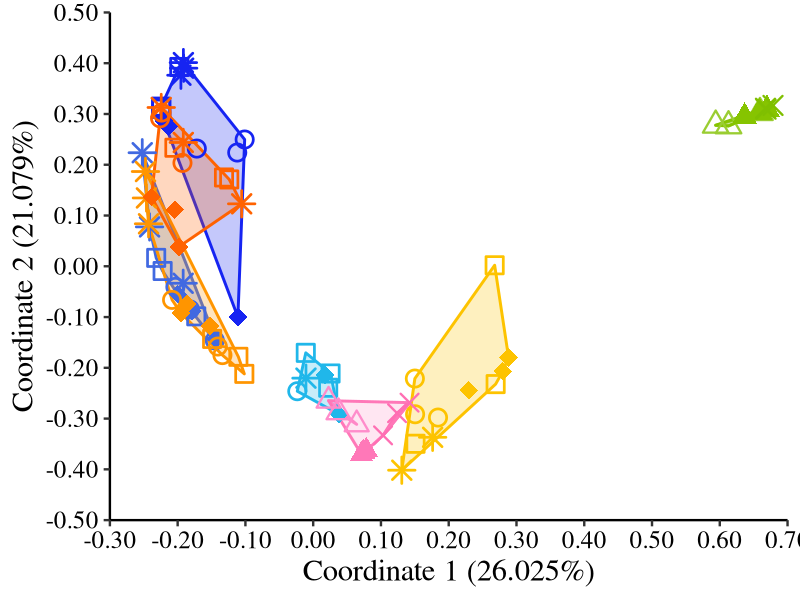
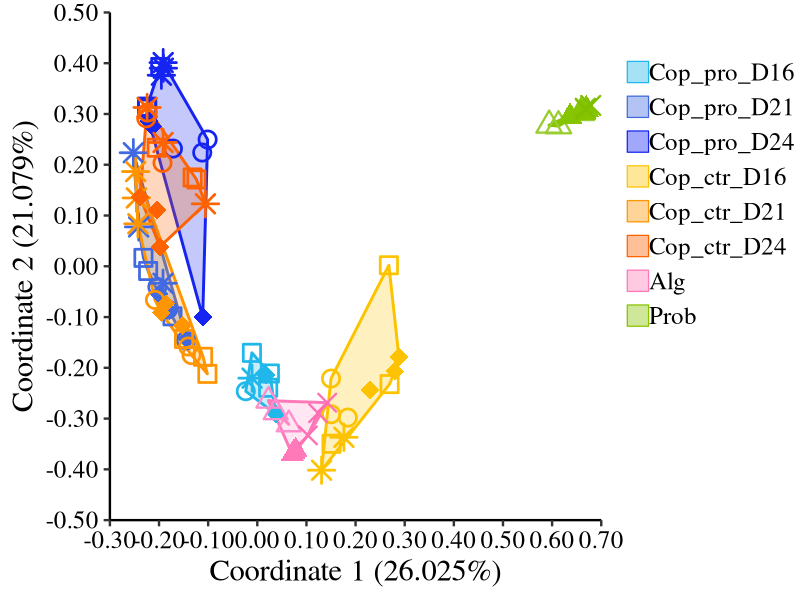

Reproduce these figures in R, in order.
# PCoA plot for all samples from PAST score and summary exports
# Input: PCoA_All_scores.csv and PCoA_All_summary.csv in project root
# Output: pcoa_all_plot.png in results directory

library(dplyr)
library(ggplot2)
library(grid)

results_dir <- getOption("project_results_dir", file.path(getwd(), "results"))
dir.create(results_dir, showWarnings = FALSE, recursive = TRUE)

base_family <- "serif"
base_size <- 18
axis_title_size <- 22
axis_text_size <- 18
legend_text_size <- 18

group_order <- c(
  "Cop_pro_D16", "Cop_pro_D21", "Cop_pro_D24",
  "Cop_ctr_D16", "Cop_ctr_D21", "Cop_ctr_D24",
  "Alg_D16", "Alg_D21", "Alg_D24",
  "Prob_D16", "Prob_D21", "Prob_D24"
)

group_colors <- c(
  "Cop_pro_D16" = "#20B7EA",
  "Cop_ctr_D16" = "#FDC300",
  "Cop_pro_D21" = "#4169E1",
  "Cop_ctr_D21" = "#FF9500",
  "Cop_pro_D24" = "#1624F2",
  "Cop_ctr_D24" = "#FF6200",
  "Alg_D16" = "#FF8CCB",
  "Alg_D21" = "#FF78B8",
  "Alg_D24" = "#FF6FB3",
  "Prob_D16" = "#9ACD32",
  "Prob_D21" = "#86C400",
  "Prob_D24" = "#7FBF00"
)

pcoa_raw <- read.csv(
  "PCoA_All_scores.csv",
  sep = ";",
  check.names = FALSE,
  stringsAsFactors = FALSE
)
if (ncol(pcoa_raw) >= 1) {
  names(pcoa_raw)[1] <- "sample_id"
}

pcoa_summary <- read.csv(
  "PCoA_All_summary.csv",
  sep = ";",
  check.names = FALSE,
  stringsAsFactors = FALSE
)
if (ncol(pcoa_summary) >= 3) {
  names(pcoa_summary)[1:3] <- c("Axis", "Eigenvalue", "Percent")
}

coord1_percent <- pcoa_summary %>%
  filter(Axis == 1) %>%
  pull(Percent)

coord2_percent <- pcoa_summary %>%
  filter(Axis == 2) %>%
  pull(Percent)

coord1_eigenvalue <- pcoa_summary %>%
  filter(Axis == 1) %>%
  pull(Eigenvalue)

coord2_eigenvalue <- pcoa_summary %>%
  filter(Axis == 2) %>%
  pull(Eigenvalue)

coord1_scale <- if (length(coord1_eigenvalue) == 1 && coord1_eigenvalue > 0) sqrt(coord1_eigenvalue) else 1
coord2_scale <- if (length(coord2_eigenvalue) == 1 && coord2_eigenvalue > 0) sqrt(coord2_eigenvalue) else 1

coord1_label <- if (length(coord1_percent) == 1) {
  sprintf("Coordinate 1 (%.3f%%)", coord1_percent)
} else {
  "Coordinate 1"
}

coord2_label <- if (length(coord2_percent) == 1) {
  sprintf("Coordinate 2 (%.3f%%)", coord2_percent)
} else {
  "Coordinate 2"
}

pcoa_plot <- pcoa_raw %>%
  transmute(
    sample_id = sample_id,
    coord1 = as.numeric(`Coord 1`) * coord1_scale,
    coord2 = as.numeric(`Coord 2`) * coord2_scale,
    sample_type = case_when(
      grepl("^Cop_pro_D16", sample_id) ~ "Cop_pro_D16",
      grepl("^Cop_ctr_D16", sample_id) ~ "Cop_ctr_D16",
      grepl("^Cop_pro_D21", sample_id) ~ "Cop_pro_D21",
      grepl("^Cop_ctr_D21", sample_id) ~ "Cop_ctr_D21",
      grepl("^Cop_pro_D24", sample_id) ~ "Cop_pro_D24",
      grepl("^Cop_ctr_D24", sample_id) ~ "Cop_ctr_D24",
      grepl("^Alg_D16", sample_id) ~ "Alg_D16",
      grepl("^Alg_D21", sample_id) ~ "Alg_D21",
      grepl("^Alg_D24", sample_id) ~ "Alg_D24",
      grepl("^Prob_D16", sample_id) ~ "Prob_D16",
      grepl("^Prob_D21", sample_id) ~ "Prob_D21",
      grepl("^Prob_D24", sample_id) ~ "Prob_D24",
      TRUE ~ NA_character_
    ),
    replicate_unit = case_when(
      grepl("^Cop_", sample_id) ~ sub("^Cop_[^_]+_[^_]+_([1-4])_.*$", "\\1", sample_id),
      TRUE ~ NA_character_
    ),
    day_group = case_when(
      grepl("D16", sample_id) ~ "D16",
      grepl("D21", sample_id) ~ "D21",
      grepl("D24", sample_id) ~ "D24",
      TRUE ~ NA_character_
    ),
    sample_class = case_when(
      grepl("^Cop_", sample_id) ~ "copepod",
      grepl("^Alg_", sample_id) ~ "microalgae",
      grepl("^Prob_", sample_id) ~ "probiotic_solution",
      TRUE ~ NA_character_
    )
  ) %>%
  filter(!is.na(sample_type)) %>%
  mutate(sample_type = factor(sample_type, levels = group_order))

hull_plot <- pcoa_plot %>%
  group_by(sample_type) %>%
  filter(n() >= 3) %>%
  slice(chull(coord1, coord2)) %>%
  ungroup()

alg_hull_plot <- pcoa_plot %>%
  filter(sample_class == "microalgae") %>%
  slice(chull(coord1, coord2)) %>%
  mutate(hull_group = "Alg_all")

prob_hull_plot <- pcoa_plot %>%
  filter(sample_class == "probiotic_solution") %>%
  slice(chull(coord1, coord2)) %>%
  mutate(hull_group = "Prob_all")

copepod_plot <- pcoa_plot %>%
  filter(sample_class == "copepod") %>%
  mutate(replicate_unit = factor(replicate_unit, levels = c("1", "2", "3", "4")))

alg_plot <- pcoa_plot %>%
  filter(sample_class == "microalgae") %>%
  mutate(day_group = factor(day_group, levels = c("D16", "D21", "D24")))

prob_plot <- pcoa_plot %>%
  filter(sample_class == "probiotic_solution") %>%
  mutate(day_group = factor(day_group, levels = c("D16", "D21", "D24")))

x_limits <- c(floor(min(pcoa_plot$coord1) * 10) / 10, ceiling(max(pcoa_plot$coord1) * 10) / 10)
y_limits <- c(floor(min(pcoa_plot$coord2) * 10) / 10, ceiling(max(pcoa_plot$coord2) * 10) / 10)
x_breaks <- seq(x_limits[1], x_limits[2], by = 0.1)
y_breaks <- seq(y_limits[1], y_limits[2], by = 0.1)

p_pcoa_all <- ggplot() +
  geom_polygon(
    data = hull_plot,
    aes(x = coord1, y = coord2, group = sample_type, color = sample_type, fill = sample_type),
    alpha = 0.25,
    linewidth = 1,
    show.legend = FALSE
  ) +
  geom_polygon(
    data = alg_hull_plot,
    aes(x = coord1, y = coord2, group = hull_group),
    color = "#FF78B8",
    fill = "#FF78B8",
    alpha = 0.18,
    linewidth = 1,
    inherit.aes = FALSE,
    show.legend = FALSE
  ) +
  geom_polygon(
    data = prob_hull_plot,
    aes(x = coord1, y = coord2, group = hull_group),
    color = "#86C400",
    fill = "#86C400",
    alpha = 0.18,
    linewidth = 1,
    inherit.aes = FALSE,
    show.legend = FALSE
  ) +
  geom_point(
    data = copepod_plot,
    aes(x = coord1, y = coord2, color = sample_type, fill = sample_type, shape = replicate_unit, size = replicate_unit),
    stroke = 1.4,
    show.legend = FALSE
  ) +
  geom_point(
    data = alg_plot,
    aes(x = coord1, y = coord2, color = sample_type, shape = day_group),
    size = 5.2,
    stroke = 1.2,
    show.legend = FALSE
  ) +
  geom_point(
    data = prob_plot,
    aes(x = coord1, y = coord2, color = sample_type, shape = day_group),
    size = 5.6,
    stroke = 1.2,
    show.legend = FALSE
  ) +
  scale_color_manual(
    values = group_colors,
    breaks = group_order,
    labels = group_order
  ) +
  scale_fill_manual(
    values = group_colors,
    breaks = group_order,
    labels = group_order
  ) +
  scale_shape_manual(
    name = NULL,
    values = c(
      "1" = 1,
      "2" = 8,
      "3" = 18,
      "4" = 0,
      "D16" = 2,
      "D21" = 17,
      "D24" = 4
    ),
    breaks = group_order,
    labels = group_order
  ) +
  scale_size_manual(
    name = NULL,
    values = c("1" = 4.9, "2" = 5.4, "3" = 5.4, "4" = 4.9),
    guide = "none"
  ) +
  scale_x_continuous(
    limits = x_limits,
    breaks = x_breaks,
    labels = scales::label_number(accuracy = 0.01),
    expand = c(0, 0)
  ) +
  scale_y_continuous(
    limits = y_limits,
    breaks = y_breaks,
    labels = scales::label_number(accuracy = 0.01),
    expand = c(0, 0)
  ) +
  labs(
    x = coord1_label,
    y = coord2_label
  ) +
  theme_classic(base_size = base_size, base_family = base_family) +
  theme(
    axis.title = element_text(size = axis_title_size),
    axis.text = element_text(size = axis_text_size, color = "black"),
    legend.position = "none"
  )

print(p_pcoa_all)

pcoa_all_file <- file.path(results_dir, "pcoa_all_plot.png")
png(filename = pcoa_all_file, width = 2400, height = 1500, res = 150)
grid.newpage()

legend_labels <- c(
  "Cop_pro_D16",
  "Cop_pro_D21",
  "Cop_pro_D24",
  "Cop_ctr_D16",
  "Cop_ctr_D21",
  "Cop_ctr_D24",
  "Alg",
  "Prob"
)

legend_colors <- c(
  "Cop_pro_D16" = unname(group_colors["Cop_pro_D16"]),
  "Cop_pro_D21" = unname(group_colors["Cop_pro_D21"]),
  "Cop_pro_D24" = unname(group_colors["Cop_pro_D24"]),
  "Cop_ctr_D16" = unname(group_colors["Cop_ctr_D16"]),
  "Cop_ctr_D21" = unname(group_colors["Cop_ctr_D21"]),
  "Cop_ctr_D24" = unname(group_colors["Cop_ctr_D24"]),
  "Alg" = "#FF78B8",
  "Prob" = "#86C400"
)

layout <- grid.layout(
  nrow = 1,
  ncol = 2,
  widths = unit(c(1.12, 0.34), "null")
)
pushViewport(viewport(layout = layout))

print(p_pcoa_all, vp = viewport(layout.pos.row = 1, layout.pos.col = 1))

pushViewport(viewport(layout.pos.row = 1, layout.pos.col = 2))
for (i in seq_along(legend_labels)) {
  y_pos <- 0.88 - (i - 1) * 0.058
  key_x <- 0.13
  grid.rect(
    x = unit(key_x, "npc"),
    y = unit(y_pos, "npc"),
    width = unit(5.4, "mm"),
    height = unit(5.4, "mm"),
    gp = gpar(
      col = legend_colors[legend_labels[i]],
      fill = grDevices::adjustcolor(legend_colors[legend_labels[i]], alpha.f = 0.4),
      lwd = 1.2
    )
  )
  grid.text(
    label = legend_labels[i],
    x = unit(0.19, "npc"),
    y = unit(y_pos, "npc"),
    just = "left",
    gp = gpar(fontfamily = base_family, fontsize = legend_text_size, col = "black")
  )
}
popViewport()
popViewport()

dev.off()
cat("Saved plot:", pcoa_all_file, "\n")
